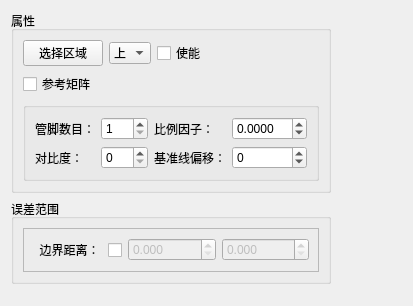
<?xml version="1.0" encoding="UTF-8"?>
<ui version="4.0">
 <class>pinDistanceWdg</class>
 <widget class="QWidget" name="pinDistanceWdg">
  <property name="geometry">
   <rect>
    <x>0</x>
    <y>0</y>
    <width>413</width>
    <height>306</height>
   </rect>
  </property>
  <property name="windowTitle">
   <string>pinDistanceWdg</string>
  </property>
  <layout class="QGridLayout" name="gridLayout_3">
   <item row="0" column="0">
    <layout class="QVBoxLayout" name="verticalLayout_2">
     <item>
      <widget class="QGroupBox" name="groupBox">
       <property name="title">
        <string>属性</string>
       </property>
       <layout class="QGridLayout" name="gridLayout_2">
        <item row="0" column="0">
         <widget class="QPushButton" name="bt_selectRoi">
          <property name="text">
           <string>选择区域</string>
          </property>
          <property name="checkable">
           <bool>true</bool>
          </property>
         </widget>
        </item>
        <item row="0" column="2">
         <layout class="QHBoxLayout" name="horizontalLayout_5">
          <item>
           <widget class="QCheckBox" name="cb_enableGrp">
            <property name="text">
             <string>使能</string>
            </property>
           </widget>
          </item>
          <item>
           <spacer name="horizontalSpacer_5">
            <property name="orientation">
             <enum>Qt::Horizontal</enum>
            </property>
            <property name="sizeHint" stdset="0">
             <size>
              <width>40</width>
              <height>20</height>
             </size>
            </property>
           </spacer>
          </item>
         </layout>
        </item>
        <item row="0" column="1">
         <widget class="QComboBox" name="cob_currentGrp">
          <item>
           <property name="text">
            <string>上</string>
           </property>
          </item>
          <item>
           <property name="text">
            <string>下</string>
           </property>
          </item>
          <item>
           <property name="text">
            <string>左</string>
           </property>
          </item>
          <item>
           <property name="text">
            <string>右</string>
           </property>
          </item>
         </widget>
        </item>
        <item row="2" column="0" colspan="3">
         <widget class="QGroupBox" name="groupBox_9">
          <property name="title">
           <string/>
          </property>
          <layout class="QGridLayout" name="gridLayout">
           <item row="1" column="3">
            <widget class="QDoubleSpinBox" name="dsp_ratio">
             <property name="buttonSymbols">
              <enum>QAbstractSpinBox::UpDownArrows</enum>
             </property>
             <property name="decimals">
              <number>4</number>
             </property>
             <property name="minimum">
              <double>-10.000000000000000</double>
             </property>
             <property name="maximum">
              <double>10.000000000000000</double>
             </property>
             <property name="singleStep">
              <double>0.001000000000000</double>
             </property>
            </widget>
           </item>
           <item row="2" column="0">
            <widget class="QLabel" name="label">
             <property name="text">
              <string>对比度：</string>
             </property>
            </widget>
           </item>
           <item row="2" column="2">
            <widget class="QLabel" name="label_15">
             <property name="text">
              <string>基准线偏移：</string>
             </property>
            </widget>
           </item>
           <item row="2" column="1">
            <widget class="QSpinBox" name="sp_threshold">
             <property name="maximum">
              <number>255</number>
             </property>
            </widget>
           </item>
           <item row="1" column="2">
            <widget class="QLabel" name="label_23">
             <property name="text">
              <string>比例因子：</string>
             </property>
            </widget>
           </item>
           <item row="1" column="1">
            <widget class="QSpinBox" name="sp_pinNum">
             <property name="minimum">
              <number>1</number>
             </property>
             <property name="maximum">
              <number>10</number>
             </property>
            </widget>
           </item>
           <item row="1" column="0">
            <widget class="QLabel" name="label_4">
             <property name="text">
              <string>管脚数目：</string>
             </property>
            </widget>
           </item>
           <item row="2" column="3">
            <widget class="QSpinBox" name="sp_edgeOffSet">
             <property name="minimum">
              <number>-10</number>
             </property>
             <property name="maximum">
              <number>10</number>
             </property>
            </widget>
           </item>
          </layout>
         </widget>
        </item>
        <item row="1" column="0">
         <widget class="QCheckBox" name="cb_useRefer">
          <property name="text">
           <string>参考矩阵</string>
          </property>
         </widget>
        </item>
       </layout>
      </widget>
     </item>
     <item>
      <widget class="QGroupBox" name="groupBox_3">
       <property name="title">
        <string>误差范围</string>
       </property>
       <layout class="QGridLayout" name="gridLayout_5">
        <item row="0" column="0">
         <widget class="QFrame" name="frame_2">
          <property name="frameShape">
           <enum>QFrame::StyledPanel</enum>
          </property>
          <property name="frameShadow">
           <enum>QFrame::Raised</enum>
          </property>
          <layout class="QGridLayout" name="gridLayout_6">
           <item row="0" column="0">
            <layout class="QHBoxLayout" name="horizontalLayout_6">
             <item>
              <widget class="QCheckBox" name="cb_distance">
               <property name="layoutDirection">
                <enum>Qt::RightToLeft</enum>
               </property>
               <property name="text">
                <string>边界距离： </string>
               </property>
              </widget>
             </item>
             <item>
              <widget class="QDoubleSpinBox" name="dsp_distanceMin">
               <property name="enabled">
                <bool>false</bool>
               </property>
               <property name="decimals">
                <number>3</number>
               </property>
               <property name="maximum">
                <double>999.990000000000009</double>
               </property>
               <property name="singleStep">
                <double>0.010000000000000</double>
               </property>
              </widget>
             </item>
             <item>
              <widget class="QDoubleSpinBox" name="dsp_distanceMax">
               <property name="enabled">
                <bool>false</bool>
               </property>
               <property name="decimals">
                <number>3</number>
               </property>
               <property name="maximum">
                <double>999.990000000000009</double>
               </property>
               <property name="singleStep">
                <double>0.010000000000000</double>
               </property>
              </widget>
             </item>
            </layout>
           </item>
          </layout>
         </widget>
        </item>
       </layout>
      </widget>
     </item>
    </layout>
   </item>
   <item row="0" column="1">
    <spacer name="horizontalSpacer_4">
     <property name="orientation">
      <enum>Qt::Horizontal</enum>
     </property>
     <property name="sizeHint" stdset="0">
      <size>
       <width>21</width>
       <height>20</height>
      </size>
     </property>
    </spacer>
   </item>
   <item row="1" column="0">
    <spacer name="verticalSpacer">
     <property name="orientation">
      <enum>Qt::Vertical</enum>
     </property>
     <property name="sizeHint" stdset="0">
      <size>
       <width>20</width>
       <height>40</height>
      </size>
     </property>
    </spacer>
   </item>
  </layout>
 </widget>
 <resources/>
 <connections/>
</ui>
